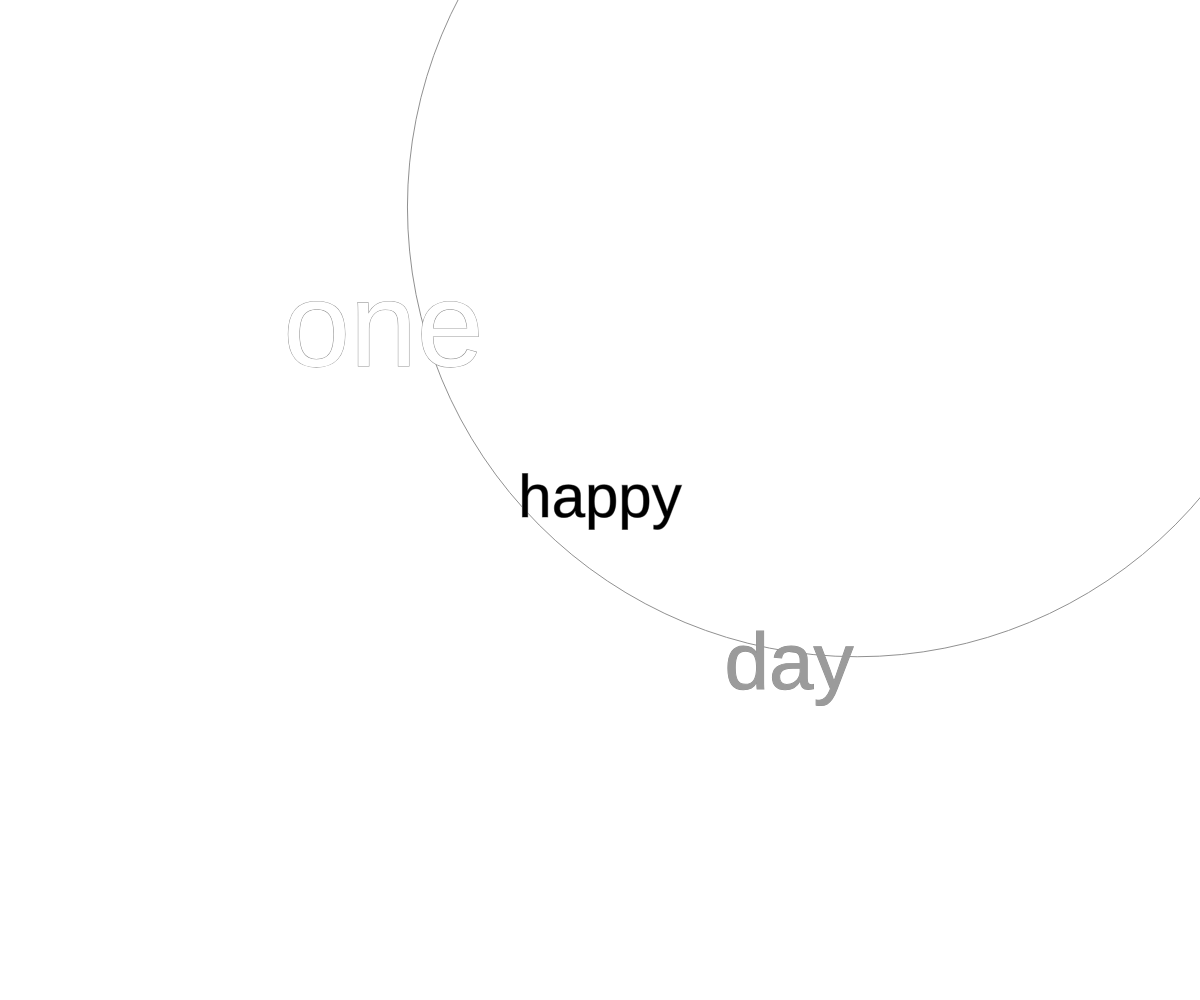
Frame 1 (no input)
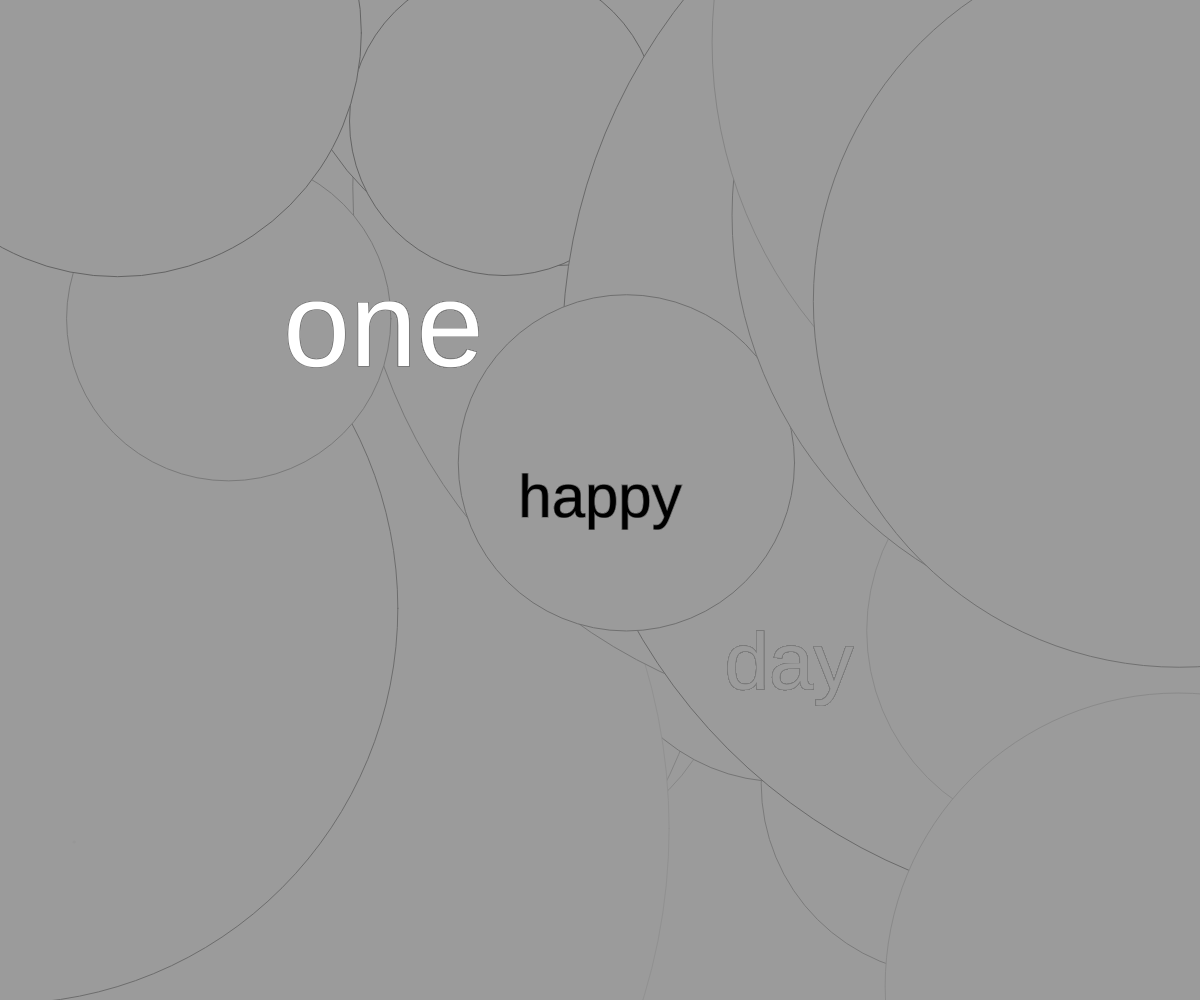
Frame 60 (no input)
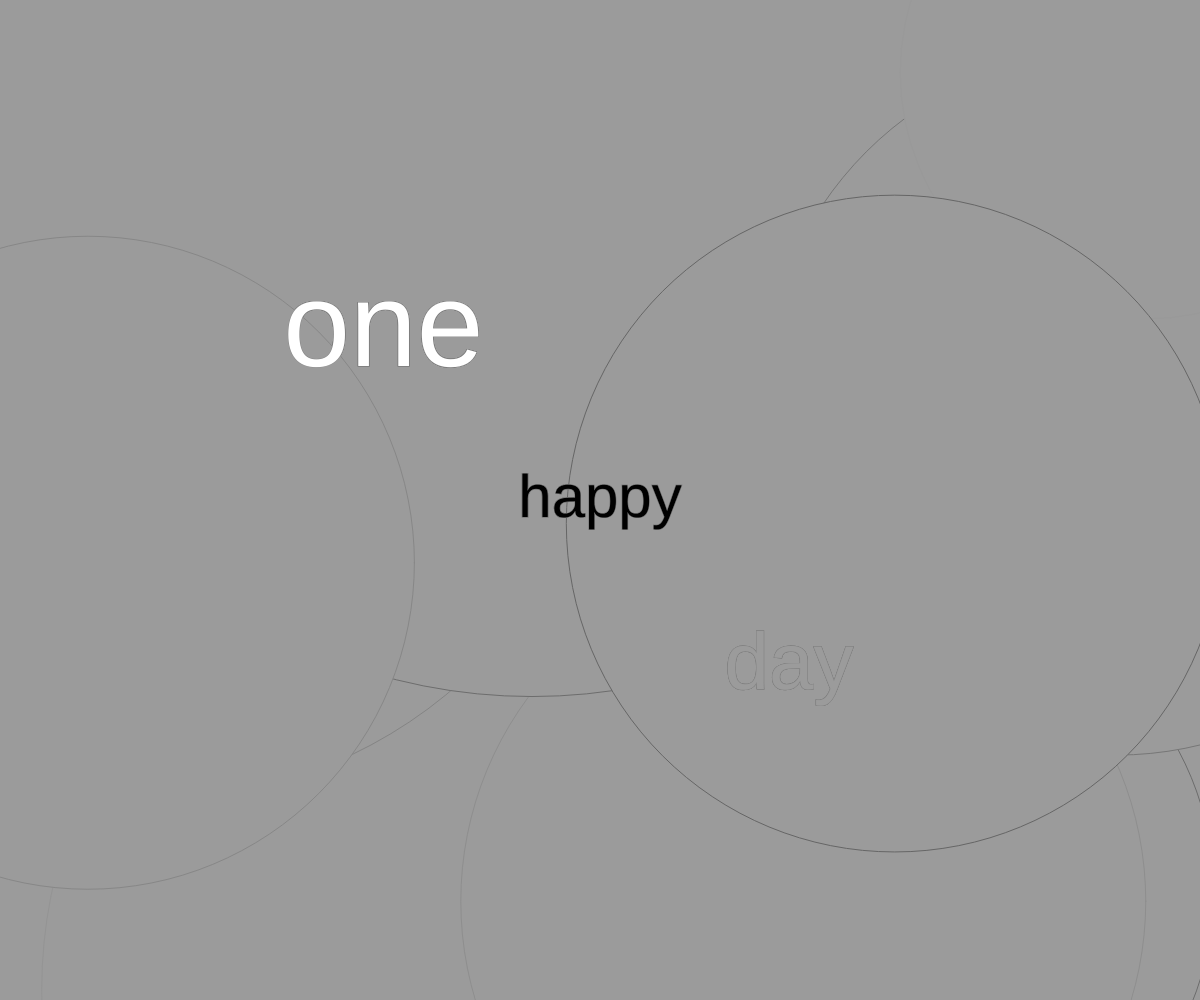
Frame 120 (the mouse pressed at the canvas centre since frame 60)

The p5.js sketch that drew these frames (run headless with seeded random() and noise() and a simulated clock; from frame 60 on, the mouse is pressed at the canvas centre):

// p5.js sketch
// ── sketch.js
let x = 0; 
let y = 0; 
let lines = 0; 

function setup() {
  createCanvas(windowWidth, windowHeight);
}
 
function draw() {
  // background(255,0,100); 
  
  // Draw a circle 
  let x1 = random(width);  
  let y1 = random(height); 
  // let x1 = mouseX; 
  // let x1 = mouseX; 
  let x2 = random(width);
  let y2 = random(height);
  let color = random(100,155);
  stroke(color);
  circle(x1, y1, x2, y2); 
  // fill(255, 255, 255, 20); // Sets transparency 
  // ellipse(x1, y1, x2, y2); // Random  sized shape 
  
  // Write some text 
  let myText = "happy"; 
  fill(0);
  textSize(width/20);
  textAlign(CENTER, CENTER);
  text(myText, width/2, height/2);
  lines++;

  // Write some text 
  let Text = "one "; 
  fill(255);
  textSize(width/10);
  textAlign(CENTER, CENTER);
  text(Text, width/3, height/3);
  lines++;

   // Write some text 
  let text1 = "day "; 
  fill(155);
  textSize(width/15);
  textAlign(CENTER, CENTER);
  text(text1, width/1.5, height/1.5);
  lines++;
}
